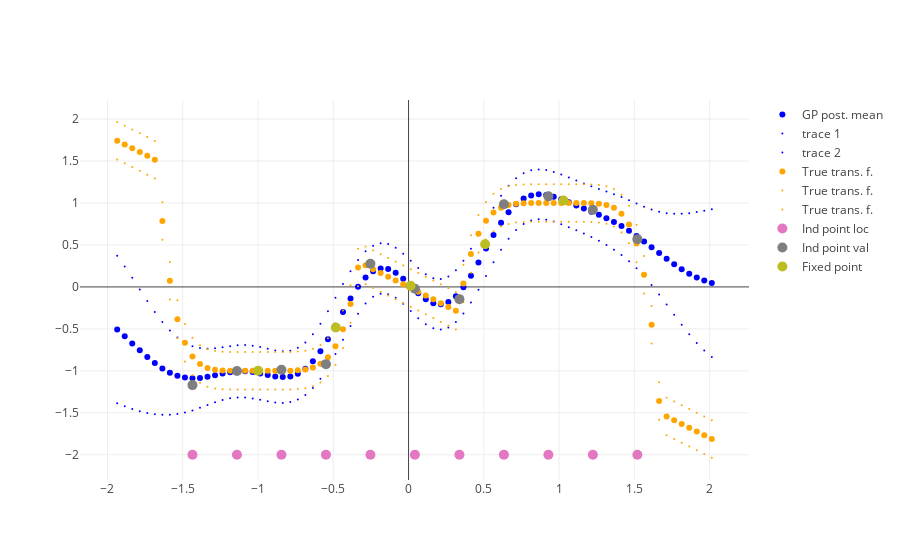
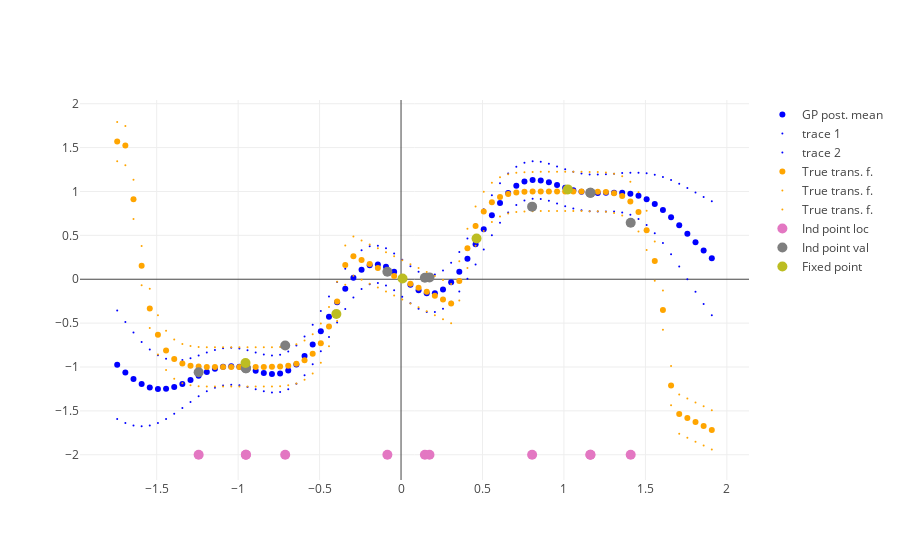

These figures' notebook cell, in order:
### Code cell
# Plot a single fit
GP_fit_saves_rs = np.reshape(nestedlist_to_array(GP_fit_saves, max_level=0), 
                             (len(ntrials_set), len(nfix_set), nbatches))

nfix_ind = 5
ntrials_ind = 3
batchnum = 0

print GP_RMSE[ntrials_ind, nfix_ind, batchnum]
print GP_NLL[ntrials_ind, nfix_ind, batchnum]

[y_train, x_train, kwells_params,
 all_results, 
 init_paramvec, dict_ind, dict_shape, opt_params, 
 bnds, transforms] = GP_fit_saves_rs[ntrials_ind, nfix_ind, batchnum]

print len(init_paramvec)

kwells_callback_plot_external(init_paramvec[opt_params], 
        opt_params, init_paramvec, transforms, dict_ind, dict_shape,
        kwells_params)

# for res in all_results[:-1]:
#     kwells_callback_plot_external(res.x, 
#             opt_params, init_paramvec, transforms, dict_ind, dict_shape,
#             kwells_params)
    
kwells_callback_plot_external(all_results[-1].x, 
        opt_params, init_paramvec, transforms, dict_ind, dict_shape,
        kwells_params)

paramvec = replace_params(all_results[-1].x, opt_params, init_paramvec)
paramdict = vec_to_params(paramvec, dict_ind, dict_shape, transforms)

# Unpack the usual parameters
(Sigma_eps, mu_0_0, Sigma_0_0, C, Sigma_nu, z, u, Sigma_u, lengthscales, kernel_variance, s, J, Sigma_s, Sigma_J)  = \
    paramdict.values()
    
print np.concatenate([s.T, Sigma_s], axis=1)
